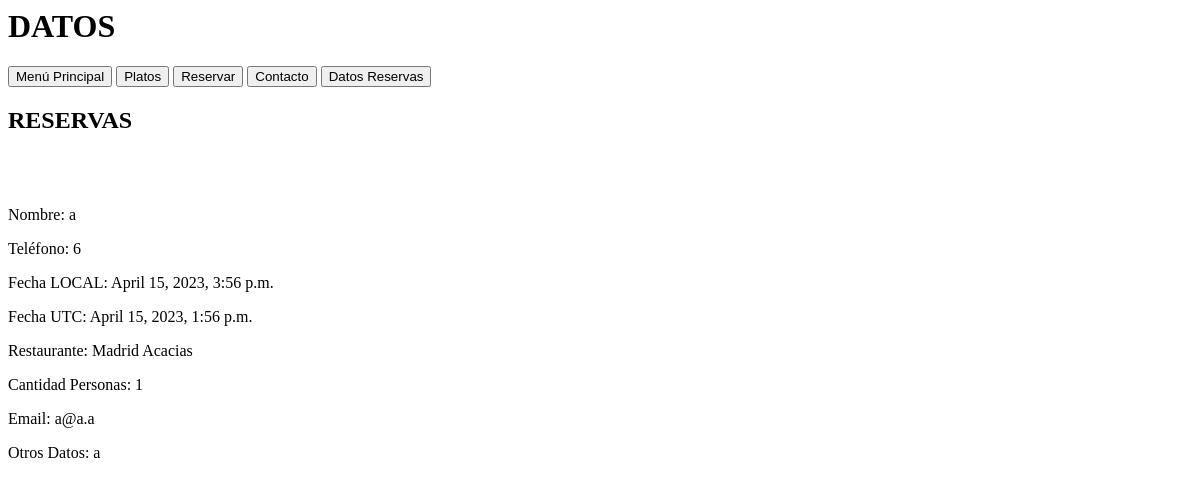
The page /restChifa/data_reserves on the database as committed earlier.
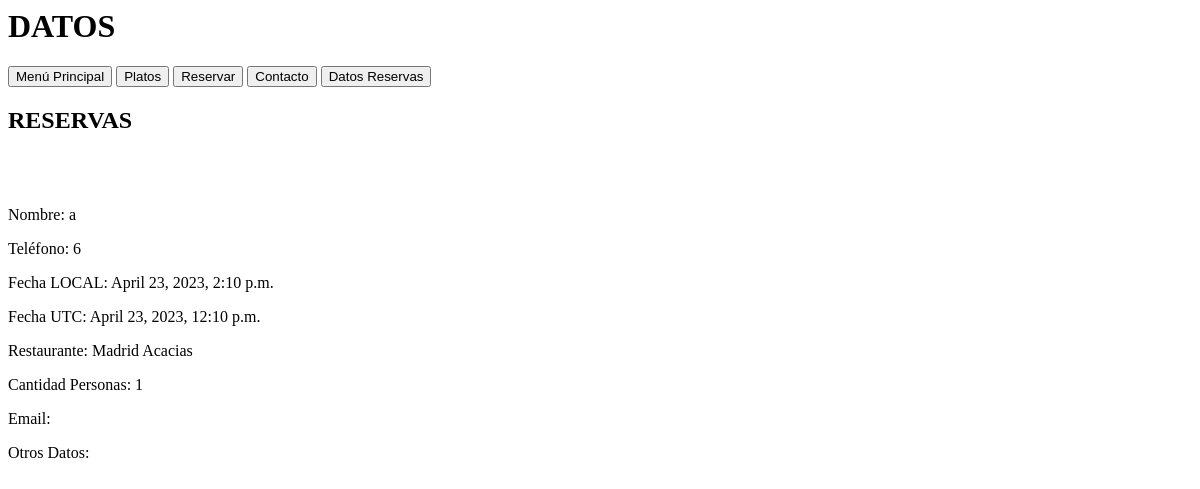
The same page on the database as committed later.
### restChifa/models.py (models this page shows, shortened)
class Reserve(models.Model):
    id = models.AutoField(primary_key=True)
    name = models.CharField(max_length=200, blank = False, null = False)
    phone = models.CharField(max_length=15, blank = False, null = False)
    date_utc = models.DateTimeField('date reserve UTC')
    name_restaurant = models.ForeignKey(Restaurant, on_delete=models.CASCADE)
    number_people = models.IntegerField(default=1, blank = False, null = False)
    email = models.CharField(max_length=100, blank=True)
    other = models.CharField(max_length=200, blank=True)

class Restaurant(models.Model):
    name_restaurant = models.CharField(primary_key=True, max_length=200, blank = False, null = False)
    def __str__(self):
        return self.name_restaurant

### restChifa/views.py (the view)
# urls.py: path('data_reserves', views.data_reserves, name='data_reserves')
def data_reserves(request):
    reserve_objects = Reserve.objects.all().order_by('date_utc')#[:5]
    user_timezone = settings.TIME_ZONE_USER
    context = {
        'reserve_objects': reserve_objects,
        'user_timezone': user_timezone
        }
    return render(request, 'restChifa/data_reserves.html', context)

### restChifa/templates/restChifa/data_reserves.html (shortened to what this page needs)
<h1>DATOS</h1>
{% include 'restChifa/navegation.html' %}
<h2>RESERVAS</h2>
{% if reserve_objects %}
{% load tz %}
{% for reserve in reserve_objects %}
    <p>Nombre: {{ reserve.name }}</p>
    <p>Teléfono: {{ reserve.phone }}</p>
    <p>Fecha LOCAL: {{ reserve.date_utc|timezone:user_timezone }}</p>
    <p>Fecha UTC: {{ reserve.date_utc }}</p>
    <p>Restaurante: {{ reserve.name_restaurant }}</p>
    <p>Cantidad Personas: {{ reserve.number_people }}</p>
    <p>Email: {{ reserve.email }}</p>
    <p>Otros Datos: {{ reserve.other }}</p>
{% endfor %}
{% else %}
<p>No reserves types are available.</p>
{% endif %}

### restChifa/templates/restChifa/navegation.html
<a href="./"><button>Menú Principal</button></a>
<a href="./dishes"><button>Platos</button></a>
<a href="./reserve"><button>Reservar</button></a>
<a href="./contact"><button>Contacto</button></a>
<a href="./data_reserves"><button>Datos Reservas</button></a>

Rows that differ between the two databases and show on the page:
removed Reserve: name "a", phone "6", date_utc "April 15, 2023, 3:56 p.m.", date_utc "April 15, 2023, 1:56 p.m.", name_restaurant "Madrid Acacias", number_people "1", email "a@a.a", other "a"
added Reserve: name "a", phone "6", date_utc "April 23, 2023, 2:10 p.m.", date_utc "April 23, 2023, 12:10 p.m.", name_restaurant "Madrid Acacias", number_people "1"
